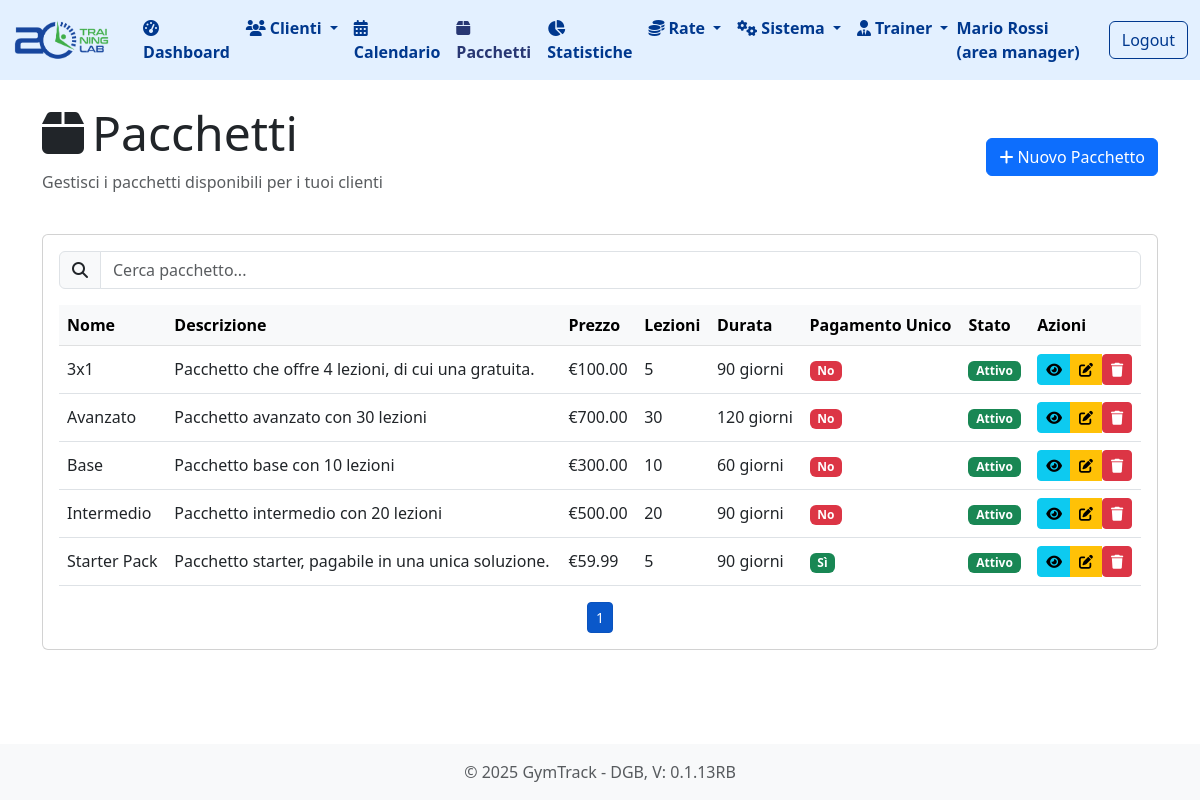
The app's page /pacchetti (signed in), older data.
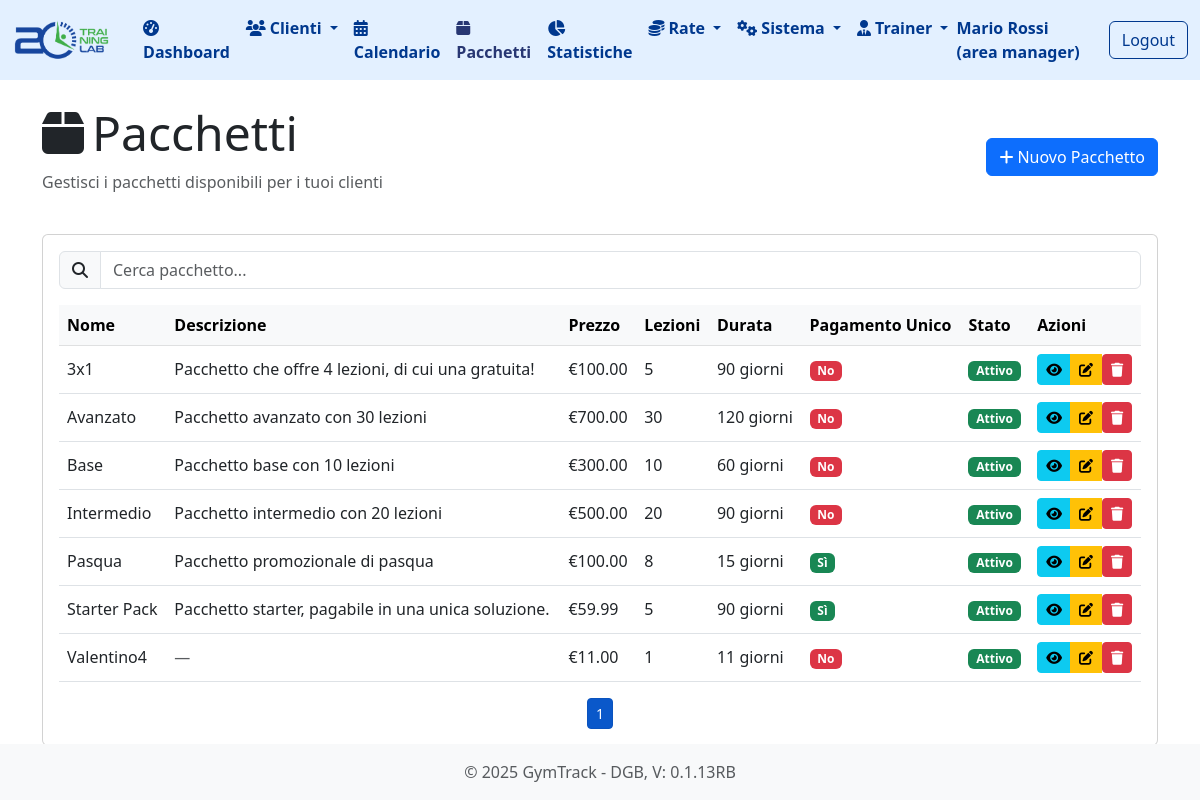
The same page, newer data.
### tables this page shows
CREATE TABLE pacchetti (
        id INTEGER PRIMARY KEY AUTOINCREMENT,
        nome TEXT NOT NULL,
        descrizione TEXT,
        prezzo REAL NOT NULL,
        numero_lezioni INTEGER NOT NULL,
        durata_giorni INTEGER NOT NULL,
        attivo BOOLEAN NOT NULL DEFAULT 1
    , sede_id INTEGER DEFAULT 1, pagamento_unico BOOLEAN NOT NULL DEFAULT 0, data_scadenza DATE);

### routes/pacchetti.py (the view)
@pacchetti_bp.route('/pacchetti')
def lista_pacchetti():
    pacchetti = db.get_all_pacchetti()
    return render_template('pacchetti/lista.html', pacchetti=pacchetti)

### app.py (called while the page is built)
@app.before_request
def setup():
    db.init_db()
    db.create_user_tables()
    g.hierarchy = db.build_hierarchy(session.get('user_role'), session.get('user_email'))

@app.template_filter('format_currency')
def format_currency_filter(value):
    try:
        return f"€{float(value):,.2f}"
    except (ValueError, TypeError):
        return value

### database.py (called while the page is built, shortened)
def get_db_connection():
    conn = sqlite3.connect(DATABASE_PATH)
    conn.row_factory = sqlite3.Row
    return conn

def init_db():
    if os.path.exists(DATABASE_PATH):
        return

def get_all_pacchetti():
    conn = get_db_connection()
    pacchetti = conn.execute('SELECT * FROM pacchetti ORDER BY nome').fetchall()
    conn.close()
    return pacchetti

def get_societa_by_area_manager(area_manager_id):
    conn = get_db_connection()
    societa = conn.execute('SELECT * FROM societa WHERE area_manager_id = ?', (area_manager_id,)).fetchall()
    conn.close()
    return societa

def get_sedi_by_societa(societa_id):
    conn = get_db_connection()
    sedi = conn.execute('SELECT * FROM sede WHERE societa_id = ?', (societa_id,)).fetchall()
    conn.close()
    return sedi

### templates/pacchetti/lista.html (shortened to what the changed rows need)
{% extends 'base.html' %}
{% block content %}
<div class="d-flex justify-content-between align-items-center mb-4">
    <div>
        <h1 class="display-5">
            <i class="fas fa-box me-2"></i>Pacchetti
        </h1>
    </div>
</div>
<div class="card">
    <div class="card-body">
        {% if pacchetti %}
            <div class="table-responsive">
                <table class="table table-hover">
                    <thead class="table-light">
                        <tr>
                            <th>Nome</th>
                            <th>Descrizione</th>
                            <th>Prezzo</th>
                            <th>Lezioni</th>
                            <th>Durata</th>
                            <th>Pagamento Unico</th>
                            <th>Stato</th>
                            <th>Azioni</th>
                        </tr>
                    </thead>
                    <tbody id="tabellaPacchetti">
                        {% for pacchetto in pacchetti %}
                            <tr class="align-middle">
                                <td>{{ pacchetto.nome }}</td>
                                <td>
                                    {% if pacchetto.descrizione %}
                                        {{ pacchetto.descrizione|truncate(50) }}
                                    {% else %}
                                        <span class="text-muted">—</span>
                                    {% endif %}
                                </td>
                                <td>{{ pacchetto.prezzo|format_currency }}</td>
                                <td>{{ pacchetto.numero_lezioni }}</td>
                                <td>{{ pacchetto.durata_giorni }} giorni</td>
                                <td>
                                    {% if pacchetto.pagamento_unico %}
                                        <span class="badge bg-success">Sì</span>
                                    {% else %}
                                        <span class="badge bg-danger">No</span>
                                    {% endif %}
                                </td>
                                <td>
                                    {% if pacchetto.attivo %}
                                        <span class="badge bg-success">Attivo</span>
                                    {% else %}
                                        <span class="badge bg-danger">Disattivo</span>
                                    {% endif %}
                                </td>
                                <td>
                                    <div class="btn-group">
                                        <a href="{{ url_for('pacchetti.dettaglio_pacchetto', pacchetto_id=pacchetto.id) }}"
                                           class="btn btn-sm btn-info"
                                           title="Dettagli">
                                            <i class="fas fa-eye"></i>
                                        </a>
                                        <a href="{{ url_for('pacchetti.modifica_pacchetto', pacchetto_id=pacchetto.id) }}"
                                           class="btn btn-sm btn-warning"
                                           title="Modifica">
                                            <i class="fas fa-edit"></i>
                                        </a>
                                        <form method="POST" action="{{ url_for('pacchetti.elimina_pacchetto', pacchetto_id=pacchetto.id) }}" style="display: inline;">
                                            <button type="submit" class="btn btn-sm btn-danger" title="Elimina" onclick="return confirm('Sei sicuro di voler eliminare questo pacchetto?');">
                                                <i class="fas fa-trash"></i>
                                            </button>
                                        </form>
                                    </div>
                                </td>
                            </tr>
                        {% endfor %}
                    </tbody>
                </table>
            </div>
        {% else %}
            <div class="alert alert-info">
                <i class="fas fa-info-circle me-2"></i>Nessun pacchetto disponibile.
            </div>
        {% endif %}
    </div>
</div>
{% endblock %}

Row changes from the older to the newer data that the page shows:
changed pacchetti: descrizione "Pacchetto che offre 4 lezioni, di cui una gratuita." → "Pacchetto che offre 4 lezioni, di cui una gratuita!"
added pacchetti: nome "Pasqua", descrizione "Pacchetto promozionale di pasqua", prezzo "€100.00", numero_lezioni "8", durata_giorni "15", pagamento_unico "Sì", attivo "Attivo"
added pacchetti: nome "Valentino4", prezzo "€11.00", numero_lezioni "1", durata_giorni "11", pagamento_unico "No", attivo "Attivo"
